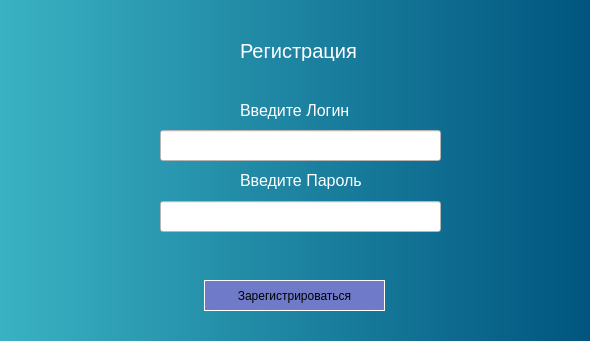
<?xml version="1.0" encoding="UTF-8"?>
<ui version="4.0">
 <class>Form</class>
 <widget class="QWidget" name="Form">
  <property name="geometry">
   <rect>
    <x>0</x>
    <y>0</y>
    <width>590</width>
    <height>341</height>
   </rect>
  </property>
  <property name="windowTitle">
   <string>Form</string>
  </property>
  <property name="windowOpacity">
   <double>-5.000000000000000</double>
  </property>
  <property name="styleSheet">
   <string notr="true">background-color:qlineargradient(spread:pad, x1:0, y1:0, x2:1, y2:0, stop:0 #3ab2c3, stop:1 rgb(0, 85, 127))
</string>
  </property>
  <widget class="QLineEdit" name="lineEdit">
   <property name="geometry">
    <rect>
     <x>160</x>
     <y>130</y>
     <width>281</width>
     <height>31</height>
    </rect>
   </property>
   <property name="styleSheet">
    <string notr="true">background-color:white;</string>
   </property>
   <property name="text">
    <string/>
   </property>
  </widget>
  <widget class="QLineEdit" name="lineEdit_2">
   <property name="geometry">
    <rect>
     <x>160</x>
     <y>201</y>
     <width>281</width>
     <height>31</height>
    </rect>
   </property>
   <property name="styleSheet">
    <string notr="true">background-color:white;</string>
   </property>
  </widget>
  <widget class="QLabel" name="label">
   <property name="geometry">
    <rect>
     <x>240</x>
     <y>100</y>
     <width>111</width>
     <height>20</height>
    </rect>
   </property>
   <property name="styleSheet">
    <string notr="true">font-size: 16px;
color: white;
background-color: none;
</string>
   </property>
   <property name="text">
    <string>Введите Логин</string>
   </property>
  </widget>
  <widget class="QLabel" name="label_2">
   <property name="geometry">
    <rect>
     <x>240</x>
     <y>170</y>
     <width>121</width>
     <height>21</height>
    </rect>
   </property>
   <property name="styleSheet">
    <string notr="true">font-size: 16px;
color: white;
background-color: none;
</string>
   </property>
   <property name="text">
    <string>Введите Пароль</string>
   </property>
  </widget>
  <widget class="QLabel" name="label_3">
   <property name="geometry">
    <rect>
     <x>240</x>
     <y>40</y>
     <width>121</width>
     <height>21</height>
    </rect>
   </property>
   <property name="styleSheet">
    <string notr="true">font-size: 20px;
color: white;
background-color: none;</string>
   </property>
   <property name="text">
    <string>Регистрация</string>
   </property>
  </widget>
  <widget class="QPushButton" name="pushButton">
   <property name="geometry">
    <rect>
     <x>204</x>
     <y>280</y>
     <width>181</width>
     <height>31</height>
    </rect>
   </property>
   <property name="styleSheet">
    <string notr="true">background-color:rgb(111, 123, 200);
border: 1px solid white;
border -radius:10px;</string>
   </property>
   <property name="text">
    <string>Зарегистрироваться</string>
   </property>
  </widget>
 </widget>
 <resources/>
 <connections/>
</ui>
